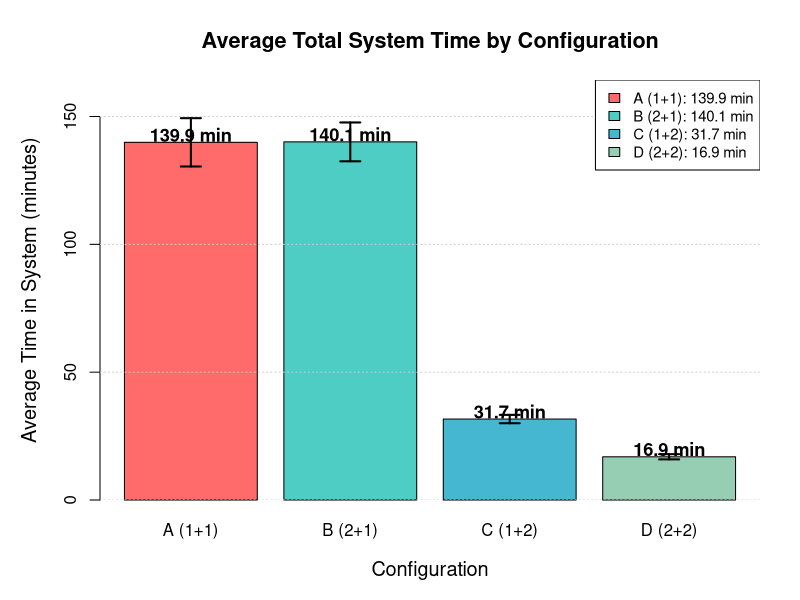
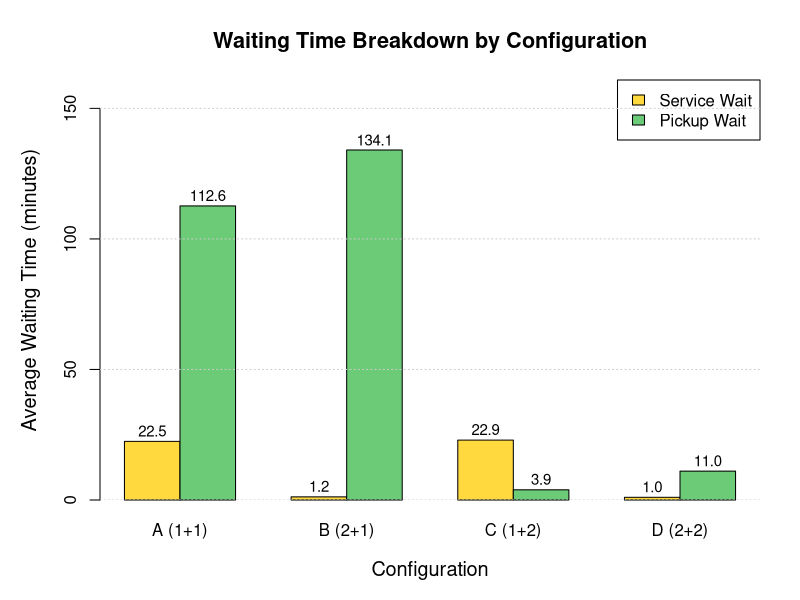
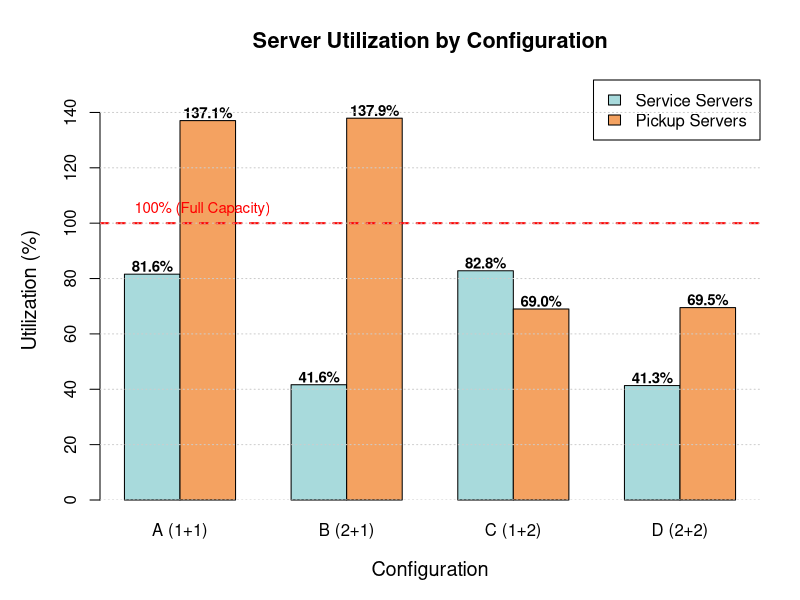
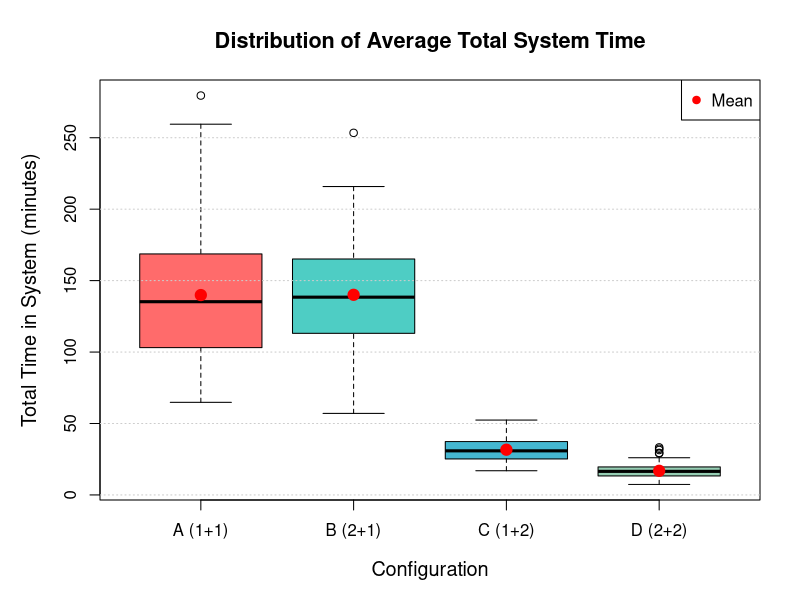
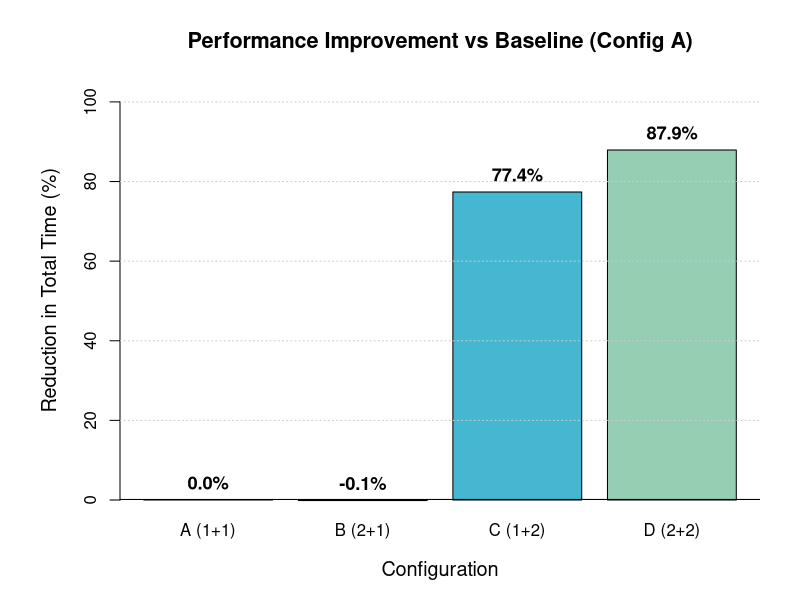
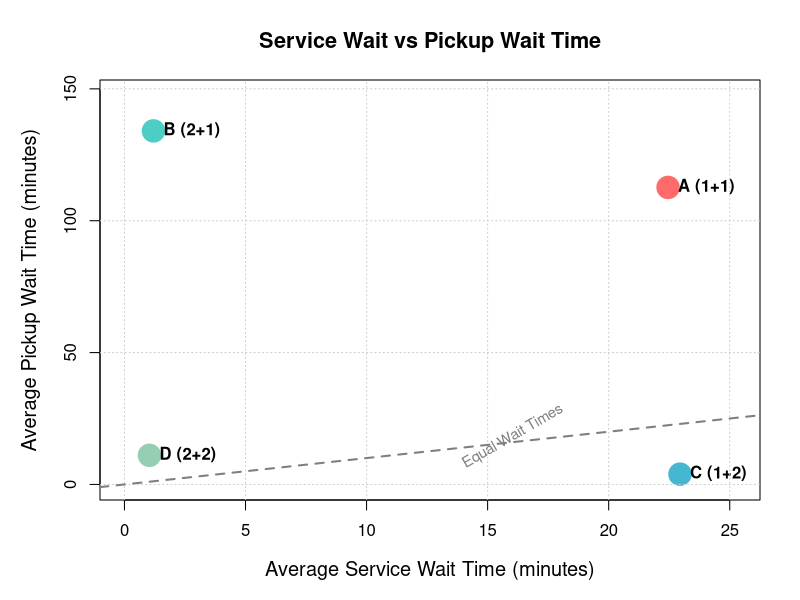
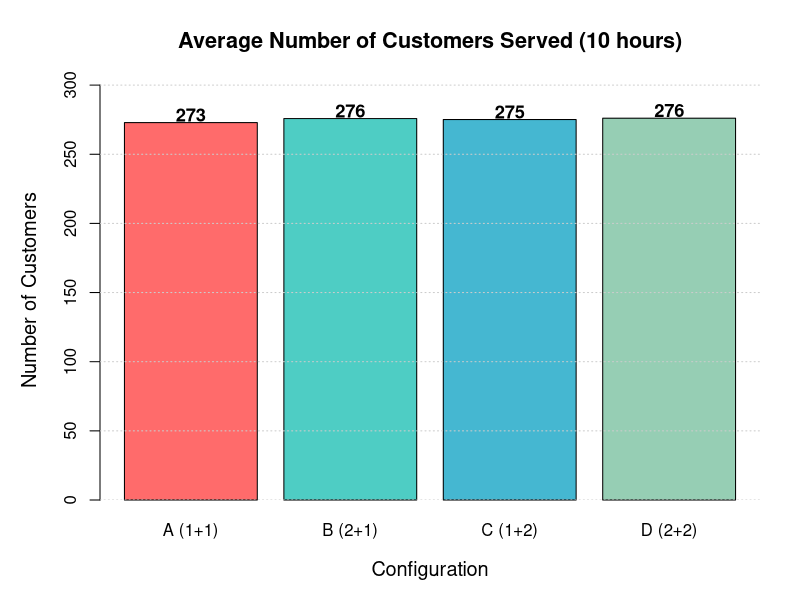

These charts were generated, in order, by the following R code:
# ==============================================================================
# Visualization Script for Multi-Server Configuration Analysis
# ==============================================================================

# Read results
config_A <- read.csv("config_A_detailed.csv")
config_B <- read.csv("config_B_detailed.csv")
config_C <- read.csv("config_C_detailed.csv")
config_D <- read.csv("config_D_detailed.csv")
summary_data <- read.csv("summary_comparison.csv")

# ==============================================================================
# 1. Configuration Comparison - Average Total Time
# ==============================================================================

png("comparison_total_time.png", width = 800, height = 600)
par(mar = c(5, 5, 4, 2))

bp <- barplot(
  summary_data[['Avg_Total_Time']],
  names.arg = summary_data[['Configuration']],
  col = c("#FF6B6B", "#4ECDC4", "#45B7D1", "#96CEB4"),
  main = "Average Total System Time by Configuration",
  ylab = "Average Time in System (minutes)",
  xlab = "Configuration",
  ylim = c(0, max(summary_data[['CI_Upper']]) * 1.1),
  cex.lab = 1.2,
  cex.main = 1.3
)

# Add error bars for 95% CI
arrows(
  bp, summary_data[['CI_Lower']],
  bp, summary_data[['CI_Upper']],
  angle = 90, code = 3, length = 0.1, lwd = 2
)

# Add value labels
text(
  bp, summary_data[['Avg_Total_Time']] + 3,
  labels = sprintf("%.1f min", summary_data[['Avg_Total_Time']]),
  cex = 1.1, font = 2
)

# Add grid
grid(nx = NA, ny = NULL, col = "gray80", lty = "dotted")

# Add legend
legend("topright", 
       legend = sprintf("%s: %.1f min", 
                       summary_data[['Configuration']], 
                       summary_data[['Avg_Total_Time']]),
       fill = c("#FF6B6B", "#4ECDC4", "#45B7D1", "#96CEB4"),
       cex = 0.9)

dev.off()
cat("Created: comparison_total_time.png\n")

# ==============================================================================
# 2. Waiting Time Breakdown
# ==============================================================================

png("waiting_time_breakdown.png", width = 1000, height = 600)
par(mar = c(5, 5, 4, 2))

wait_matrix <- rbind(
  summary_data[['Avg_Wait_Service']],
  summary_data[['Avg_Wait_Pickup']]
)

colnames(wait_matrix) <- summary_data[['Configuration']]
rownames(wait_matrix) <- c("Service Wait", "Pickup Wait")

bp <- barplot(
  wait_matrix,
  beside = TRUE,
  col = c("#FFD93D", "#6BCB77"),
  main = "Waiting Time Breakdown by Configuration",
  ylab = "Average Waiting Time (minutes)",
  xlab = "Configuration",
  ylim = c(0, max(wait_matrix) * 1.2),
  legend.text = TRUE,
  args.legend = list(x = "topright", cex = 1.0),
  cex.lab = 1.2,
  cex.main = 1.3
)

# Add value labels
for (i in 1:nrow(wait_matrix)) {
  text(
    bp[i,], wait_matrix[i,] + max(wait_matrix) * 0.03,
    labels = sprintf("%.1f", wait_matrix[i,]),
    cex = 0.9
  )
}

grid(nx = NA, ny = NULL, col = "gray80", lty = "dotted")
dev.off()
cat("Created: waiting_time_breakdown.png\n")

# ==============================================================================
# 3. Server Utilization Comparison
# ==============================================================================

png("server_utilization.png", width = 900, height = 600)
par(mar = c(5, 5, 4, 2))

util_matrix <- rbind(
  summary_data[['Service_Utilization']] * 100,
  summary_data[['Pickup_Utilization']] * 100
)

colnames(util_matrix) <- summary_data[['Configuration']]
rownames(util_matrix) <- c("Service Servers", "Pickup Servers")

bp <- barplot(
  util_matrix,
  beside = TRUE,
  col = c("#A8DADC", "#F4A261"),
  main = "Server Utilization by Configuration",
  ylab = "Utilization (%)",
  xlab = "Configuration",
  ylim = c(0, max(util_matrix) * 1.1),
  legend.text = TRUE,
  args.legend = list(x = "topright", cex = 1.0),
  cex.lab = 1.2,
  cex.main = 1.3
)

# Add 100% reference line
abline(h = 100, col = "red", lwd = 2, lty = 2)
text(1, 105, "100% (Full Capacity)", col = "red", cex = 0.9, pos = 4)

# Add value labels
for (i in 1:nrow(util_matrix)) {
  text(
    bp[i,], util_matrix[i,] + 3,
    labels = sprintf("%.1f%%", util_matrix[i,]),
    cex = 0.9, font = 2
  )
}

grid(nx = NA, ny = NULL, col = "gray80", lty = "dotted")
dev.off()
cat("Created: server_utilization.png\n")

# ==============================================================================
# 4. Distribution of Total Time (Box Plot)
# ==============================================================================

png("distribution_total_time.png", width = 1000, height = 600)
par(mar = c(5, 5, 4, 2))

boxplot(
  list(
    "A (1+1)" = config_A[['avg_total_time']],
    "B (2+1)" = config_B[['avg_total_time']],
    "C (1+2)" = config_C[['avg_total_time']],
    "D (2+2)" = config_D[['avg_total_time']]
  ),
  col = c("#FF6B6B", "#4ECDC4", "#45B7D1", "#96CEB4"),
  main = "Distribution of Average Total System Time",
  ylab = "Total Time in System (minutes)",
  xlab = "Configuration",
  cex.lab = 1.2,
  cex.main = 1.3,
  outline = TRUE
)

# Add mean points
means <- c(
  mean(config_A[['avg_total_time']]),
  mean(config_B[['avg_total_time']]),
  mean(config_C[['avg_total_time']]),
  mean(config_D[['avg_total_time']])
)

points(1:4, means, pch = 19, col = "red", cex = 1.5)
legend("topright", legend = "Mean", pch = 19, col = "red", cex = 1.0)

grid(nx = NA, ny = NULL, col = "gray80", lty = "dotted")
dev.off()
cat("Created: distribution_total_time.png\n")

# ==============================================================================
# 5. Performance Improvement Percentage
# ==============================================================================

png("improvement_percentage.png", width = 800, height = 600)
par(mar = c(5, 6, 4, 2))

baseline <- summary_data[1, 'Avg_Total_Time']
improvements <- (1 - summary_data[['Avg_Total_Time']] / baseline) * 100
improvements[1] <- 0  # Baseline is 0%

bp <- barplot(
  improvements,
  names.arg = summary_data[['Configuration']],
  col = c("#D3D3D3", "#4ECDC4", "#45B7D1", "#96CEB4"),
  main = "Performance Improvement vs Baseline (Config A)",
  ylab = "Reduction in Total Time (%)",
  xlab = "Configuration",
  ylim = c(0, max(improvements) * 1.2),
  cex.lab = 1.2,
  cex.main = 1.3
)

# Add value labels
text(
  bp, improvements + max(improvements) * 0.05,
  labels = sprintf("%.1f%%", improvements),
  cex = 1.1, font = 2
)

# Add grid
grid(nx = NA, ny = NULL, col = "gray80", lty = "dotted")

# Add reference line at 0
abline(h = 0, lwd = 2)

dev.off()
cat("Created: improvement_percentage.png\n")

# ==============================================================================
# 6. Scatter Plot: Service vs Pickup Wait Time
# ==============================================================================

png("service_vs_pickup_wait.png", width = 900, height = 700)
par(mar = c(5, 5, 4, 2))

plot(
  summary_data[['Avg_Wait_Service']],
  summary_data[['Avg_Wait_Pickup']],
  pch = 19,
  cex = 3,
  col = c("#FF6B6B", "#4ECDC4", "#45B7D1", "#96CEB4"),
  main = "Service Wait vs Pickup Wait Time",
  xlab = "Average Service Wait Time (minutes)",
  ylab = "Average Pickup Wait Time (minutes)",
  cex.lab = 1.2,
  cex.main = 1.3,
  xlim = c(0, max(summary_data[['Avg_Wait_Service']]) * 1.1),
  ylim = c(0, max(summary_data[['Avg_Wait_Pickup']]) * 1.1)
)

# Add configuration labels
text(
  summary_data[['Avg_Wait_Service']],
  summary_data[['Avg_Wait_Pickup']],
  labels = summary_data[['Configuration']],
  pos = 4,
  cex = 1.0,
  font = 2
)

# Add grid
grid(col = "gray80", lty = "dotted")

# Add diagonal line (equal wait times)
abline(0, 1, col = "gray50", lty = 2, lwd = 2)
text(
  max(summary_data[['Avg_Wait_Service']]) * 0.7,
  max(summary_data[['Avg_Wait_Service']]) * 0.7 + 2,
  "Equal Wait Times",
  col = "gray50",
  cex = 0.9,
  srt = 30
)

dev.off()
cat("Created: service_vs_pickup_wait.png\n")

# ==============================================================================
# 7. Customer Throughput
# ==============================================================================

png("customer_throughput.png", width = 800, height = 600)
par(mar = c(5, 5, 4, 2))

bp <- barplot(
  summary_data[['Avg_Customers']],
  names.arg = summary_data[['Configuration']],
  col = c("#FF6B6B", "#4ECDC4", "#45B7D1", "#96CEB4"),
  main = "Average Number of Customers Served (10 hours)",
  ylab = "Number of Customers",
  xlab = "Configuration",
  ylim = c(0, max(summary_data[['Avg_Customers']]) * 1.1),
  cex.lab = 1.2,
  cex.main = 1.3
)

# Add value labels
text(
  bp, summary_data[['Avg_Customers']] + max(summary_data[['Avg_Customers']]) * 0.02,
  labels = sprintf("%.0f", summary_data[['Avg_Customers']]),
  cex = 1.1, font = 2
)

# Add grid
grid(nx = NA, ny = NULL, col = "gray80", lty = "dotted")

dev.off()
cat("Created: customer_throughput.png\n")

# ==============================================================================
# Summary
# ==============================================================================

cat("\n==============================================================================\n")
cat("Visualization complete! Created 7 plots:\n")
cat("  1. comparison_total_time.png - Bar chart with confidence intervals\n")
cat("  2. waiting_time_breakdown.png - Service vs Pickup wait times\n")
cat("  3. server_utilization.png - Utilization by server type\n")
cat("  4. distribution_total_time.png - Box plots of distributions\n")
cat("  5. improvement_percentage.png - Performance gains vs baseline\n")
cat("  6. service_vs_pickup_wait.png - Scatter plot analysis\n")
cat("  7. customer_throughput.png - Total customers served\n")
cat("==============================================================================\n")
